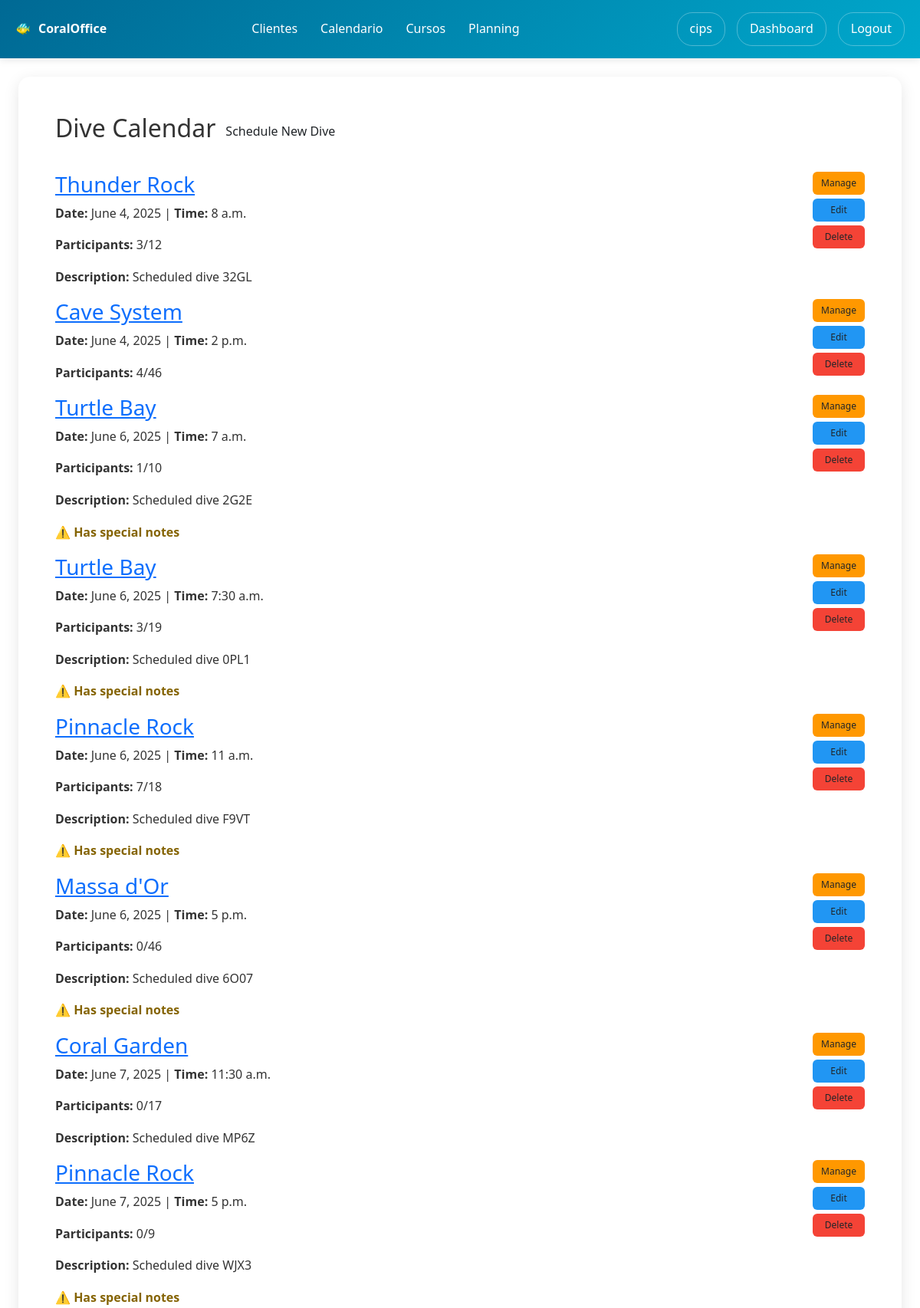
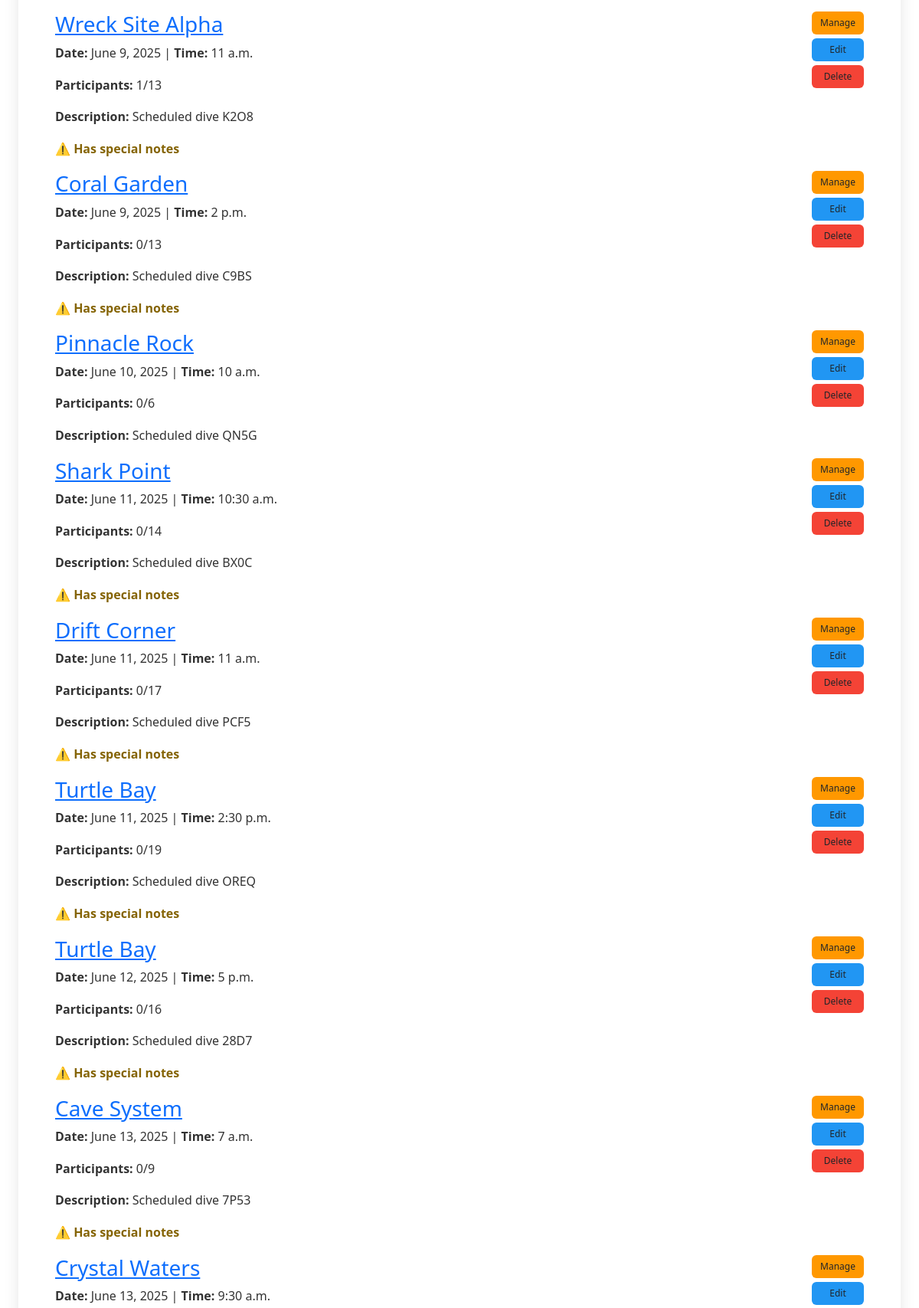
The page /users/calendar/ (signed in, upper part) on the database its author committed (2 pictures, top to bottom).
### users/models.py (models this page shows, shortened)
class DiveSchedule(models.Model):
    diving_center = models.ForeignKey(User, on_delete=models.CASCADE, related_name='dive_schedules')
    date = models.DateField()
    time = models.TimeField()
    dive_site = models.ForeignKey(DivingSite, on_delete=models.CASCADE, related_name='scheduled_dives')
    max_participants = models.IntegerField(default=46)
    description = models.TextField(blank=True)
    special_notes = models.TextField(blank=True, help_text="Requerimientos especiales o notas adicionales para esta inmersión")
    created_at = models.DateTimeField(auto_now_add=True)
    def get_participant_count(self):
        return self.customer_activities.count()

class DivingSite(models.Model):
    diving_center = models.ForeignKey(User, on_delete=models.CASCADE, related_name='diving_sites')
    name = models.CharField(max_length=100)
    location = models.CharField(max_length=200)
    depth_min = models.FloatField(help_text="Profundidad mínima en metros")
    depth_max = models.FloatField(help_text="Profundidad máxima en metros")
    difficulty_level = models.CharField(max_length=20, choices=[
        ('BEGINNER', 'Principiente'),
        ('INTERMEDIATE', 'Intermedio'),
        ('ADVANCED', 'Avanzado'),
        ('EXPERT', 'Experto'),
    ], default='BEGINNER')
    description = models.TextField(blank=True)
    special_requirements = models.TextField(blank=True)
    created_at = models.DateTimeField(auto_now_add=True)
    def __str__(self):
        return self.name

### users/views.py (the view)
# urls.py: path('calendar/', views.dive_calendar, name='dive_calendar'),
@login_required
def dive_calendar(request):
    if not request.user.userprofile.is_diving_center:
        messages.error(request, 'Access denied.')
        return redirect('users:profile')
    dives = DiveSchedule.objects.filter(diving_center=request.user).order_by(
        'date', 'time')
    return render(request, 'users/dive_calendar.html', {'dives': dives})

### users/context_processors.py (called while the page is built)
def cookies_context(request):
    cookies_accepted = request.COOKIES.get('cookies_accepted', 'false') == 'true'
    show_cookies_banner = not cookies_accepted
    return {
        'cookies_accepted': cookies_accepted,
        'show_cookies_banner': show_cookies_banner,
    }

### users/templates/users/dive_calendar.html (shortened to what this page needs)
{% extends 'users/base.html' %}
{% block users_content %}
<div style="display: flex; justify-content: between; align-items: center; margin-bottom: 30px;">
    <h2>Dive Calendar</h2>
    <a href="{% url 'users:schedule_dive' %}" class="btn">Schedule New Dive</a>
</div>
{% for dive in dives %}
    <div class="dive-card">
        <div style="display: flex; justify-content: space-between; align-items: flex-start;">
            <div style="flex: 1;">
                <h3><a href="{% url 'users:dive_detail' dive.id %}">{{ dive.dive_site }}</a></h3>
                <p><strong>Date:</strong> {{ dive.date }} | <strong>Time:</strong> {{ dive.time }}</p>
                <p><strong>Participants:</strong> {{ dive.get_participant_count }}/{{ dive.max_participants }}</p>
                {% if dive.description %}
                    <p><strong>Description:</strong> {{ dive.description|truncatewords:20 }}</p>
                {% endif %}
                {% if dive.special_notes %}
                    <p style="color: #856404; font-weight: bold;">⚠️ Has special notes</p>
                {% endif %}
            </div>
            <div style="display: flex; flex-direction: column; gap: 5px; margin-left: 15px;">
                <a href="{% url 'users:manage_dive_participants' dive.id %}" class="btn" style="background: #ff9800; padding: 5px 10px; font-size: 12px;">Manage</a>
                <a href="{% url 'users:edit_dive' dive.id %}" class="btn" style="background: #2196f3; padding: 5px 10px; font-size: 12px;">Edit</a>
                <a href="{% url 'users:delete_dive' dive.id %}" class="btn" style="background: #f44336; padding: 5px 10px; font-size: 12px;">Delete</a>
            </div>
        </div>
    </div>
    {% endfor %}
{% endblock %}

### home/templates/home/base.html (shortened to what this page needs)
<!DOCTYPE html>
<html lang="en">
<head>
    <link href="https://cdn.jsdelivr.net/npm/bootstrap@5.3.2/dist/css/bootstrap.min.css" rel="stylesheet">
    <link rel="stylesheet" href="https://cdn.jsdelivr.net/npm/bootstrap-icons@1.11.1/font/bootstrap-icons.css">
</head>
<body>
    <header class="header">
        <nav class="nav-container">
            <div class="logo">CoralOffice</div>
            <ul class="nav-menu m-0 ms-0 p-0">
                {% if user.is_authenticated and user.userprofile.is_diving_center %}
                    <li><a href="{% url 'users:customer_list' %}">Clientes</a></li>
                    <li><a href="{% url 'users:calendar_view' %}">Calendario</a></li>
                <li><a href="{% url 'users:courses_list' %}">Cursos</a></li>
<li><a href="{% url 'users:staff_planning' %}">Planning</a></li>
                {% else %}
                    <li><a href="{% url 'home:home' %}">Home</a></li>
                    <li><a href="{% url 'home:services' %}">Services</a></li>
                    <li><a href="{% url 'home:about' %}">About</a></li>
                    <li><a href="{% url 'home:contact' %}">Contact</a></li>
                {% endif %}
            </ul>
            <div class="user-menu ms-3">
                {% if user.is_authenticated %}
                    <a href="{% url 'users:profile' %}">{{ user.username }}</a>
                    {% if user.userprofile.is_diving_center %}
                        <a href="{% url 'users:diving_center_dashboard' %}">Dashboard</a>
                    {% endif %}
                    <a href="{% url 'users:logout' %}">Logout</a>
                {% else %}
                    <a href="{% url 'users:login' %}">Login</a>
                {% endif %}
            </div>
        </nav>
    </header>
    <main class="main-content pt-0">
        {% block content %}
        {% endblock %}
    </main>
</body>
</html>

### home/templates/home/base.html (style rules this page uses)
* { margin: 0; padding: 0; box-sizing: border-box; }
body { font-family: 'Segoe UI', Tahoma, Geneva, Verdana, sans-serif; line-height: 1.6; color: #333; }
.header { background: linear-gradient(135deg, #006994, #00a8cc); color: white; padding: 1rem 0; box-shadow: 0 2px 10px rgba(0,0,0,0.1); position: relative; }
.nav-container { max-width: 1200px; margin: 0 auto; display: flex; justify-content: space-between; align-items: center; padding: 0 20px; }
.logo { font-size: 1rem; font-weight: bold; display: flex; align-items: center; z-index: 1001; }
.logo::before { content: '🐠'; margin-right: 10px; }
.nav-menu { display: flex; list-style: none; gap: 30px; }
.nav-menu a { color: white; text-decoration: none; padding: 10px 0px; border-radius: 5px; transition: background 0.3s; }
.user-menu { display: flex; align-items: center; gap: 15px; }
.user-menu a { color: white; text-decoration: none; padding: 8px 16px; border: 1px solid rgba(255,255,255,0.3); border-radius: 20px; transition: all 0.3s; }
.main-content { min-height: calc(100vh - 140px); padding: 40px 0; }

### rows shown on the page
DiveSchedule: dive_site "Thunder Rock", date "June 4, 2025", time "8 a.m.", get_participant_count "3", max_participants "12", description "Scheduled dive 32GL"
DiveSchedule: dive_site "Cave System", date "June 4, 2025", time "2 p.m.", get_participant_count "4", max_participants "46"
DiveSchedule: dive_site "Turtle Bay", date "June 6, 2025", time "7 a.m.", get_participant_count "1", max_participants "10", description "Scheduled dive 2G2E", shows "⚠️ Has special notes"
DiveSchedule: dive_site "Turtle Bay", date "June 6, 2025", time "7:30 a.m.", get_participant_count "3", max_participants "19", description "Scheduled dive 0PL1", shows "⚠️ Has special notes"
DiveSchedule: dive_site "Pinnacle Rock", date "June 6, 2025", time "11 a.m.", get_participant_count "7", max_participants "18", description "Scheduled dive F9VT", shows "⚠️ Has special notes"
DiveSchedule: dive_site "Massa d'Or", date "June 6, 2025", time "5 p.m.", get_participant_count "0", max_participants "46", description "Scheduled dive 6O07", shows "⚠️ Has special notes"
DiveSchedule: dive_site "Coral Garden", date "June 7, 2025", time "11:30 a.m.", get_participant_count "0", max_participants "17", description "Scheduled dive MP6Z"
DiveSchedule: dive_site "Pinnacle Rock", date "June 7, 2025", time "5 p.m.", get_participant_count "0", max_participants "9", description "Scheduled dive WJX3", shows "⚠️ Has special notes"
DiveSchedule: dive_site "Wreck Site Alpha", date "June 9, 2025", time "11 a.m.", get_participant_count "1", max_participants "13", description "Scheduled dive K2O8", shows "⚠️ Has special notes"
DiveSchedule: dive_site "Coral Garden", date "June 9, 2025", time "2 p.m.", get_participant_count "0", max_participants "13", description "Scheduled dive C9BS", shows "⚠️ Has special notes"
DiveSchedule: dive_site "Pinnacle Rock", date "June 10, 2025", time "10 a.m.", get_participant_count "0", max_participants "6", description "Scheduled dive QN5G"
DiveSchedule: dive_site "Shark Point", date "June 11, 2025", time "10:30 a.m.", get_participant_count "0", max_participants "14", description "Scheduled dive BX0C", shows "⚠️ Has special notes"
DiveSchedule: dive_site "Drift Corner", date "June 11, 2025", time "11 a.m.", get_participant_count "0", max_participants "17", description "Scheduled dive PCF5", shows "⚠️ Has special notes"
DiveSchedule: dive_site "Turtle Bay", date "June 11, 2025", time "2:30 p.m.", get_participant_count "0", max_participants "19", description "Scheduled dive OREQ", shows "⚠️ Has special notes"
DiveSchedule: dive_site "Turtle Bay", date "June 12, 2025", time "5 p.m.", get_participant_count "0", max_participants "16", description "Scheduled dive 28D7", shows "⚠️ Has special notes"
DiveSchedule: dive_site "Cave System", date "June 13, 2025", time "7 a.m.", get_participant_count "0", max_participants "9", description "Scheduled dive 7P53", shows "⚠️ Has special notes"
DiveSchedule: dive_site "Crystal Waters", date "June 13, 2025", time "9:30 a.m."

### other values the page prints
{{ user.username }} "cips"
